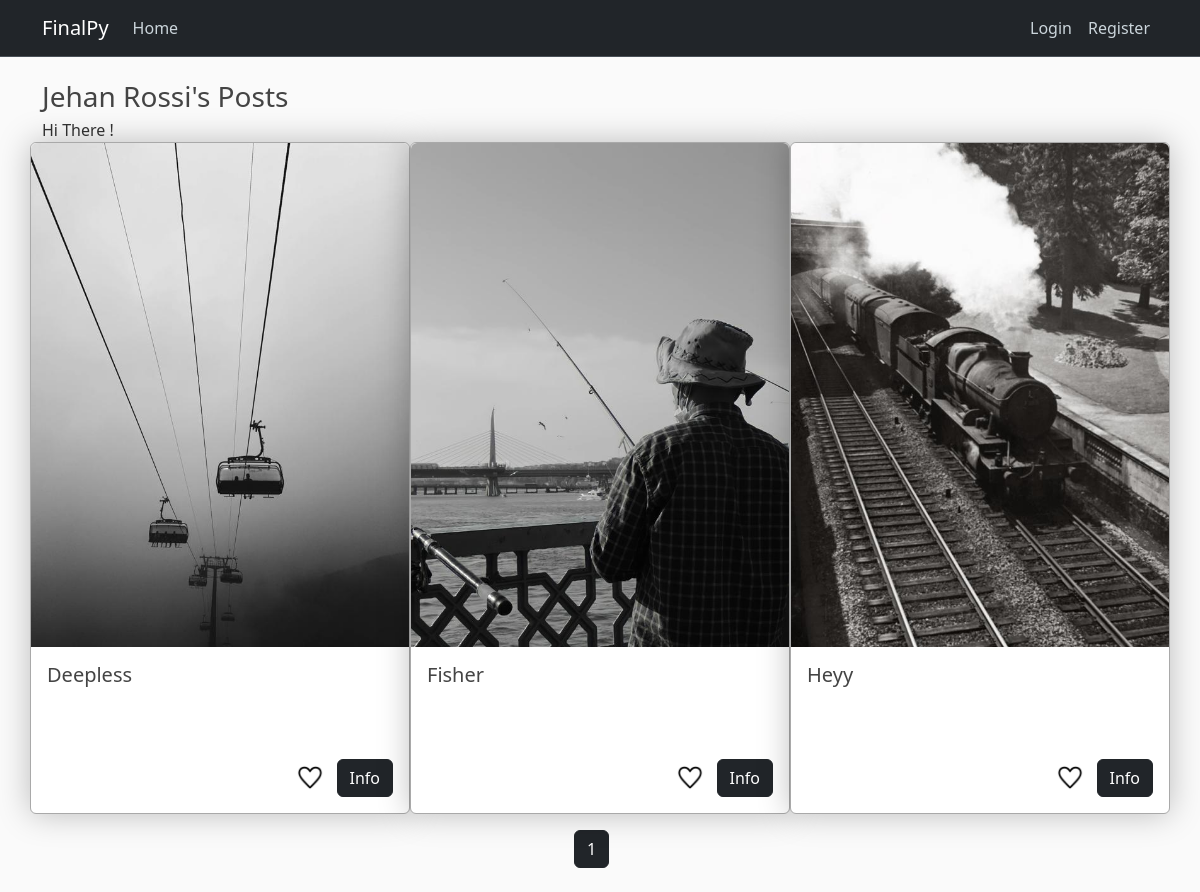
The page /user/Jehan Rossi on the database its author committed.
### myapp/models.py (models this page shows, shortened)
class User(db.Model, UserMixin):
    id = db.Column(db.Integer, primary_key=True)
    username = db.Column(db.String(20), unique=True, nullable=False)    # 20 is max character
    email = db.Column(db.String(120), unique=True, nullable=False)    # 20 is max character
    about = db.Column(db.String(200), nullable=True, default='Hi There !')
    image_file = db.Column(db.String(20), nullable=False, default='default.jpg')
    password = db.Column(db.String(60), nullable=False)
    posts = db.relationship('Post', backref="author", lazy=True)    # refers to class name
    likes = db.relationship('Like', backref="user", lazy=True)

class Post(db.Model):
    def default_time():
        return datetime.now(pytz.timezone('UTC'))
    id = db.Column(db.Integer, primary_key=True)
    title = db.Column(db.String(100), nullable=False)
    content = db.Column(db.String(), nullable=True)
    date_posted = db.Column(db.DateTime, nullable=False, default=default_time)   # do not call function
    date_updated = db.Column(db.DateTime, nullable=False, default=default_time)
    image_file = db.Column(db.String(20), nullable=False)
    user_id = db.Column(db.Integer, db.ForeignKey('user.id'), nullable=False)   # refers to tablename.columnname
    likes = db.relationship('Like', backref="itself", lazy=True)

### myapp/users/routes.py (the view)
@users.route('/user/<string:username>', methods=['GET', 'POST'])
def user_posts(username):
    page = request.args.get('page', 1, type=int)
    user = User.query.filter_by(username=username).first_or_404()
    posts = Post.query.filter_by(author=user)\
                .order_by(Post.date_posted.desc())\
                .paginate(page=page, per_page=3)
    form = LikeForm()
    like_list = get_user_likes()
    temp = process_like_action(form)
    if temp is not None:
        return temp
    return render_template('user_posts.html', user=user, form=form,
                           posts=posts, like_list=like_list, Like=Like)

### myapp/posts/utils.py (called while the page is built, shortened)
def process_like_action(form):
    def create_url(target):
        """ Purpose of this function is not to send
            extra information other than page needs """
        if target == 'main.home':
            return url_for(target, page=page)
        elif target == 'users.user_posts':
            return url_for(target, page=page, username=post.author.username)
        elif target == 'posts.post':
            return url_for(target, post_id=post.id)
    return None

def get_user_likes():
    like_list = []
    if current_user.is_authenticated:
        like_list = [like.post_id for like in current_user.likes]
    return like_list

### myapp/templates/user_posts.html (shortened to what this page needs)
{% extends "layout.html" %}
{% block main %}
    <h3 class="mb-1">{{ user.username }}'s Posts</h3>
    <p class="mb-0">{{ user.about }}</p>
    <div class="row justify-content-center">
        {% for post in posts.items %}
        <div class="col-md-4 card card-home px-0">
            <img class="rounded-top" src="{{ url_for('static', filename='post_pics/' + post.image_file) }}" alt="Image not found">
            <div class="card-body">
                <h5 class="card-title"><a class="article-title" href="{{ url_for('posts.post', post_id=post.id) }}">{{ post.title }}</a></h5>
                <div class="card-text">{{ post.content }}</div>
                <div class="d-flex flex-column align-items-end">
                    <div class="mt-2">
                        <form class="btn btn-no-border mx-2" method="POST" action="{{ url_for('users.user_posts', username=post.author.username) }}" novalidate>
                            {% if post.id in like_list %}
                                {{ form.action(value='unlike') }}
                                <button type="submit" class="symbol-heights btn-no-border">
                                    <img src="{{ url_for('static', filename='icons/liked.png') }}" alt="liked" class="symbol-heights">
                                </button>
                            {% else %}
                                <button type="submit" class="symbol-heights btn-no-border">
                                    <img src="{{ url_for('static', filename='icons/like.png') }}" alt="liked" class="symbol-heights">
                                </button>
                            {% endif %}
                        </form>
                        <button class="btn btn-dark" type="button"
                                data-bs-toggle="offcanvas" data-bs-target="#offcanvas{{ post.id }}"
                                aria-controls="offcanvas{{ post.id }}">Info
                        </button>
                        </div>
                    </div>
                </div>
            </div>
        {% endfor %}
    </div>
    <div class="container pagination mt-3">
        {% for page_num in posts.iter_pages(left_edge=1, right_edge=1, left_current=1, right_current=1) %}
            {% if page_num %}
                {% if posts.page == page_num %}
                    <a class="btn btn-dark mb-4" href="{{ url_for('users.user_posts', username=user.username, page=page_num) }}">{{ page_num }}</a>
                {% else %}
                    <a class="btn btn-outline-dark mb-4" href="{{ url_for('users.user_posts', username=user.username, page=page_num) }}">{{ page_num }}</a>
                {% endif %}
            {% else %}
                &nbsp;&nbsp;&nbsp;&nbsp;
            {% endif %}
        {% endfor %}
    </div>
{% endblock %}

### myapp/static/main.css (style rules this page uses)
body { background: #fafafa; color: #333333; margin-top: 5rem; }
h1, h2, h3, h4, h5, h6 { color: #444444; }
.article-title { color: #444444; text-decoration: none; }
.card-home { border: 1px solid darkgrey; box-shadow: 0 0 2rem #00000040; }
.card-title { margin-bottom: 0; text-align: start; padding-bottom: 0.5rem; }
.card-text { text-align: start; height: 3.5rem; overflow: auto; }
.symbol-heights { width: auto; height: 1.8rem; }
.btn-no-border { border: none; padding: 0; background: none; }
.pagination { display: flex; justify-content: center; }
.pagination a { margin-right: 5px; }

### rows shown on the page
User: username "Jehan Rossi", about "Hi There !"
Post: image_file (picture), title "Deepless"
Post: image_file (picture), title "Fisher"
Post: image_file (picture), title "Heyy"

### other values the page prints
{{ page_num }} "1"
